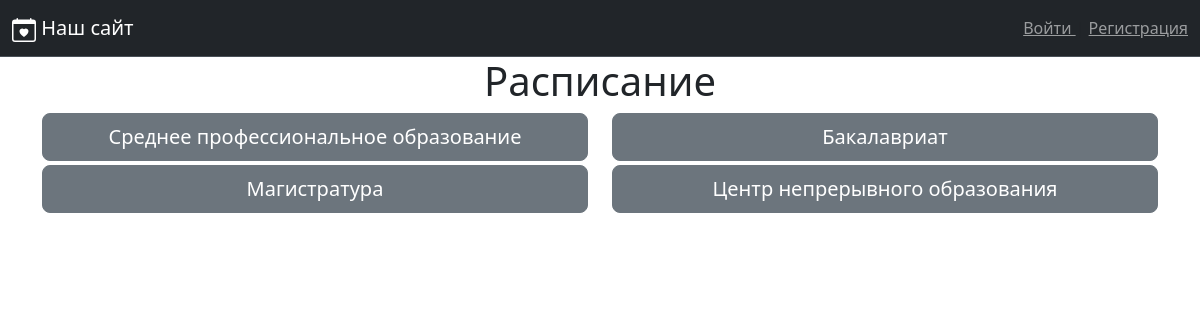
The page / on the database its author committed.
### data/departments.py (models this page shows, shortened)
class Department(SqlAlchemyBase):
    __tablename__ = 'departments'
    id = sa.Column(sa.Integer, primary_key=True, autoincrement=True)
    name = sa.Column(sa.String, nullable=False, unique=True)
    shortname = sa.Column(sa.String, nullable=False, unique=True)

### main.py (the view)
@app.route('/')
def index():
    db_sess = db_session.create_session()
    departments = db_sess.query(Department).all()
    return render_template('index.html', departments=departments)

### data/db_session.py (called while the page is built)
def create_session() -> Session:
    return __factory()

### templates/index.html
{% extends "base.html" %}
{% block content %}
    <h1 class="text-center">
        Расписание
    </h1>
    <div class="row">
        {% for department in departments %}
            <div class="col-12 col-md-6 mb-1">
                <a href="/dep/{{ department.id }}" class="btn btn-secondary btn-lg w-100 h-100">{{ department.name }}</a>
            </div>
        {% endfor %}
    </div>
{% endblock %}

### rows shown on the page
Department: name "Среднее профессиональное образование"
Department: name "Бакалавриат"
Department: name "Магистратура"
Department: name "Центр непрерывного образования"
